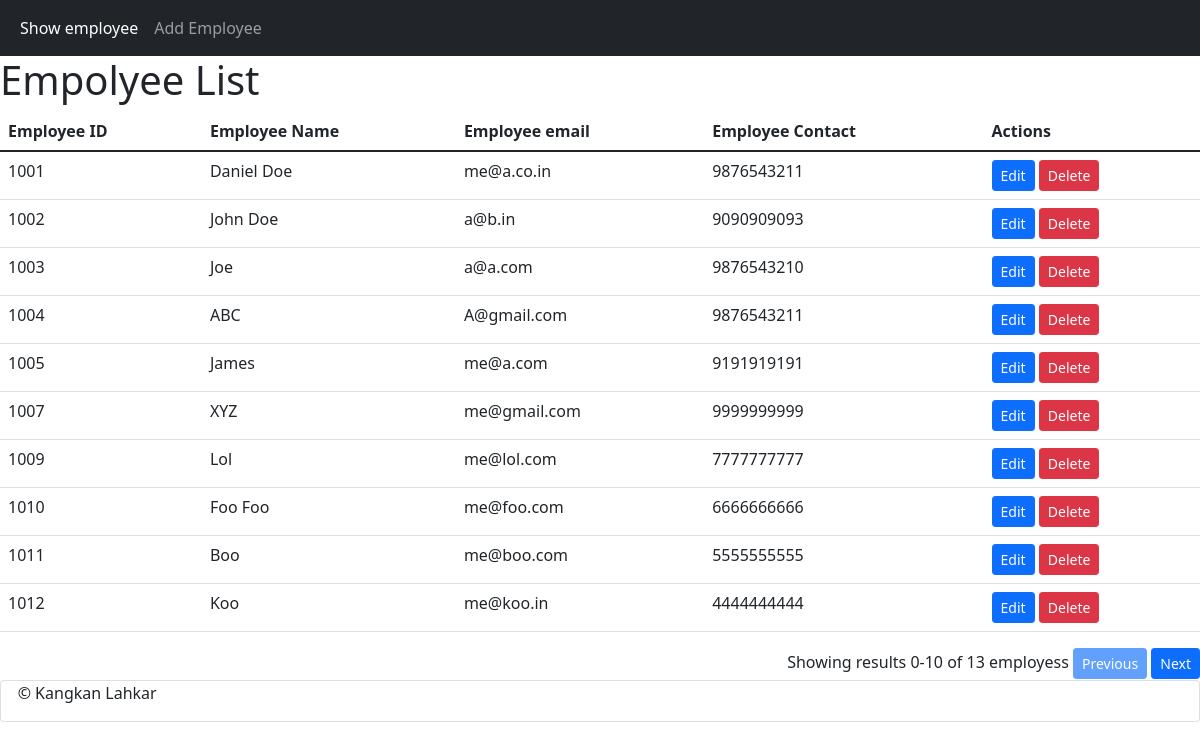
The page /emp/show/0 on the database its author committed.
### parking_app/models.py (models this page shows)
class Employee(models.Model):
    eid = models.CharField(max_length=20)
    ename = models.CharField(max_length=100)
    eemail = models.EmailField()
    econtact = models.CharField(max_length=15)
    class Meta:
        db_table = "employee"

### parking_app/views.py (the view)
# urls.py: path("emp/show/<str:id>", views.employee_show, name="Employee Show"),
def employee_show(request, id):
    i = int(id)
    multiplier=10
    employees = Employee.objects.all()[i*multiplier:multiplier*(i+1)]
    count = Employee.objects.all().count()
    return render(request, 'emp_show.html', {'employees':employees,
                "count":count, "range":i, "next":(i+1), "prev":(i-1),
                "left":(multiplier*i), "right":(multiplier*(i+1))})

### templates/emp_show.html (shortened to what this page needs)
<html html lang="en">
    <head>
        <link href="https://cdn.jsdelivr.net/npm/bootstrap@5.1.3/dist/css/bootstrap.min.css" rel="stylesheet">
        <link rel="stylesheet" href="https://cdn.jsdelivr.net/npm/bootstrap-icons@1.7.0/font/bootstrap-icons.css">
        <link rel="stylesheet" href="https://cdnjs.cloudflare.com/ajax/libs/font-awesome/4.7.0/css/font-awesome.min.css">
    </head>
    <body>
        <nav class="navbar navbar-expand-lg navbar-dark bg-dark">
          <div class="container-fluid">
              <div class="collapse navbar-collapse" id="navbarSupportedContent">
              <ul class="navbar-nav me-auto mb-2 mb-lg-0">
                  <li class="nav-item">
                  <a class="nav-link active" href="#">Show employee</a>
                  </li>
                  <li class="nav-item">
                  <a class="nav-link" aria-current="page" href="/emp/add">Add Employee</a>
                  </li>
              </ul>
              </div>
          </div>
        </nav>
        <h1>Empolyee List </h1>
        <table class="table">
            <thead>
              <tr>
                <th scope="col">Employee ID</th>
                <th scope="col">Employee Name</th>
                <th scope="col">Employee email</th>
                <th scope="col">Employee Contact</th>
                <th scope="col">Actions</th>
              </tr>
            </thead>
            <tbody>
              {% for employee in employees %}
                  <tr>
                      <td>{{ employee.eid }}</td>
                      <td>{{ employee.ename }}</td>
                      <td>{{ employee.eemail }}</td>
                      <td>{{ employee.econtact }}</td>
                      <td>
                          <a class="btn btn-sm btn-primary" href="/emp/update/{{employee.eid}}">Edit</span></a>
                          <a class="btn btn-sm btn-danger" href="/emp/delete/{{employee.eid}}">Delete</a>
                      </td>
                  </tr>
              {% endfor %}
            </tbody>
          </table>
          <div style="display:inline;float: right">
            <span>Showing results {{left}}-{{right}} of {{count}} employess </span>
            {% if left > 0 %}
            <a class="btn btn-sm btn-primary"  href="/emp/show/{{prev}}">Previous</span></a>
            {% else %}
            <a class="btn btn-sm btn-primary disabled"  href="#">Previous</span></a>
            {% endif %}
            {% if right < count %}
            <a class="btn btn-sm btn-primary" href="/emp/show/{{next}}">Next</span></a>
            {% else %}
            <a class="btn btn-sm btn-primary disabled" href="#">Next</span></a>
            {% endif %}
          </div>
          <div class="card mt-5">
            <p>&nbsp; &nbsp; &copy; Kangkan Lahkar</p>
          </div>
    </body>
</html>

### rows shown on the page
Employee: eid "1001", ename "Daniel Doe", eemail "me@a.co.in", econtact "9876543211"
Employee: eid "1002", ename "John Doe", eemail "a@b.in", econtact "9090909093"
Employee: eid "1003", ename "Joe", eemail "a@a.com", econtact "9876543210"
Employee: eid "1004", ename "ABC", eemail "A@gmail.com", econtact "9876543211"
Employee: eid "1005", ename "James", eemail "me@a.com", econtact "9191919191"
Employee: eid "1007", ename "XYZ", eemail "me@gmail.com", econtact "9999999999"
Employee: eid "1009", ename "Lol", eemail "me@lol.com", econtact "7777777777"
Employee: eid "1010", ename "Foo Foo", eemail "me@foo.com", econtact "6666666666"
Employee: eid "1011", ename "Boo", eemail "me@boo.com", econtact "5555555555"
Employee: eid "1012", ename "Koo", eemail "me@koo.in", econtact "4444444444"

### other values the page prints
{{ left }} "0"
{{ right }} "10"
{{ count }} "13"
